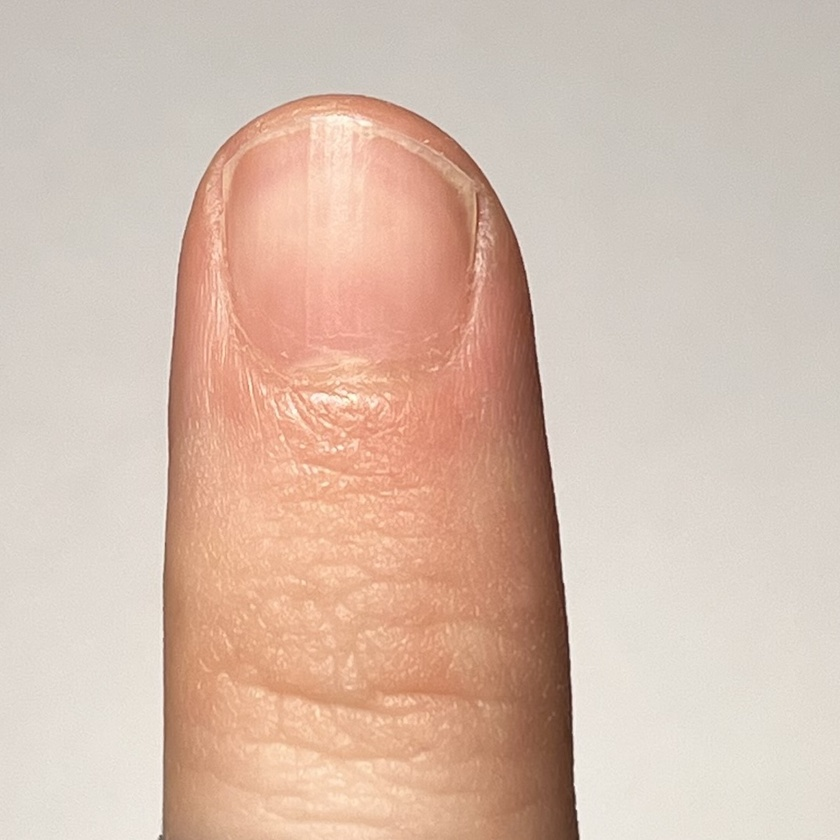
#> input picture references/1.jpeg, 840 x 840 px, shrunk from 1095 x 1095 before the run
$ jupyter execute segment.ipynb
#> lines starting #> are read from the running program, lines starting #| are printed output that depends on the picture; after the words box and inside, x2 and y2 are one past the last pixel; in counts of white or black regions, pixels touching at a corner belong together
[cell 1]
from PIL import Image
import cv2

ref = cv2.imread('1.jpeg', cv2.IMREAD_GRAYSCALE)
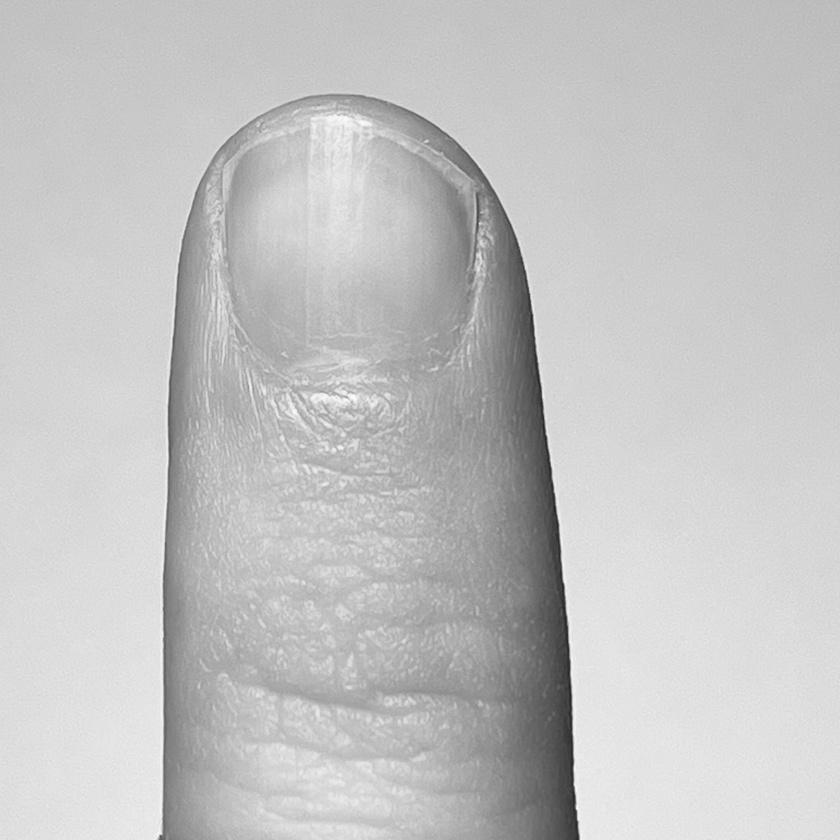
#> ref: shape (840, 840); min 36, max 252, mean 194.8
ret, thresh = cv2.threshold(ref, 0, 255, cv2.THRESH_BINARY + cv2.THRESH_OTSU)
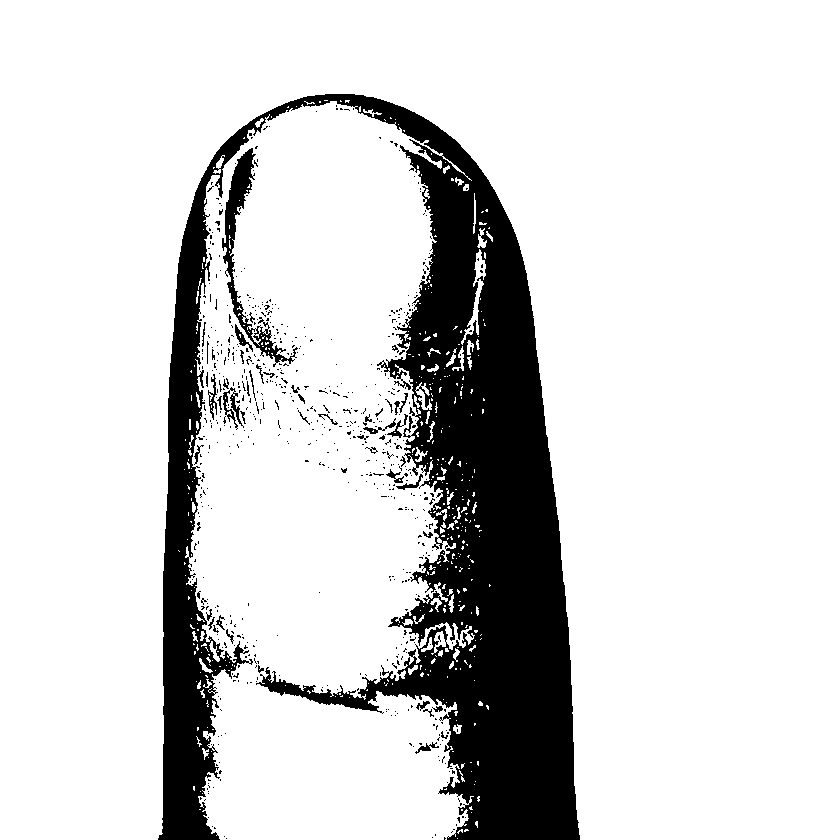
#> thresh: shape (840, 840); 83.7% white; 666 black regions (618 under 20 px), largest, box (x1, y1, x2, y2) and area: (158, 94, 580, 840) 108021, (222, 148, 298, 367) 2521, (223, 387, 244, 430) 288
#> ret = 172
mask = Image.fromarray(thresh)
mask.save('1_mask.png')
mask
